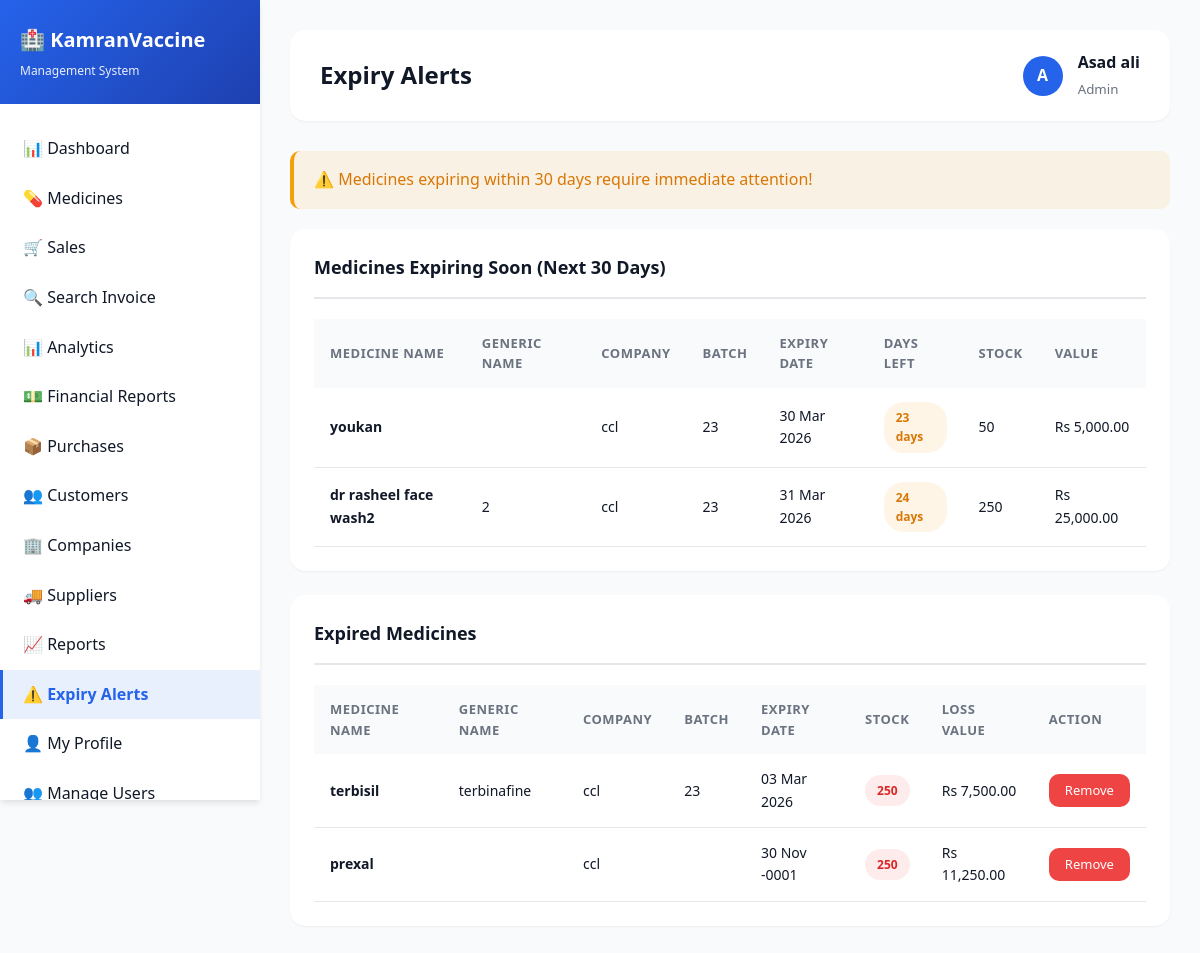
Page /admin/expiry_alert.php (signed in) on the committed database.
### tables this page shows
CREATE TABLE `medicines` (
  `id` int(11) NOT NULL AUTO_INCREMENT,
  `medicine_name` varchar(255) NOT NULL,
  `generic_name` varchar(255) DEFAULT NULL,
  `category_id` int(11) DEFAULT NULL,
  `company_id` int(11) DEFAULT NULL,
  `batch_number` varchar(100) DEFAULT NULL,
  `barcode` varchar(100) DEFAULT NULL,
  `manufacturing_date` date DEFAULT NULL,
  `expiry_date` date DEFAULT NULL,
  `purchase_price` decimal(10,2) NOT NULL,
  `selling_price` decimal(10,2) NOT NULL,
  `mrp` decimal(10,2) DEFAULT NULL,
  `quantity` int(11) DEFAULT 0,
  `reorder_level` int(11) DEFAULT 10,
  `rack_location` varchar(100) DEFAULT NULL,
  `description` text DEFAULT NULL,
  `side_effects` text DEFAULT NULL,
  `dosage` varchar(255) DEFAULT NULL,
  `status` enum('available','out_of_stock','expired') DEFAULT 'available',
  `created_at` timestamp NOT NULL DEFAULT current_timestamp(),
  `updated_at` timestamp NOT NULL DEFAULT current_timestamp() ON UPDATE current_timestamp(),
  PRIMARY KEY (`id`),
  UNIQUE KEY `barcode` (`barcode`),
  KEY `company_id` (`company_id`),
  KEY `category_id` (`category_id`),
  KEY `idx_medicine_name` (`medicine_name`),
  KEY `idx_barcode` (`barcode`),
  KEY `idx_expiry` (`expiry_date`),
  KEY `idx_status` (`status`),
  CONSTRAINT `medicines_ibfk_1` FOREIGN KEY (`company_id`) REFERENCES `companies` (`id`) ON DELETE SET NULL,
  CONSTRAINT `medicines_ibfk_2` FOREIGN KEY (`category_id`) REFERENCES `categories` (`id`) ON DELETE SET NULL
);

CREATE TABLE `companies` (
  `id` int(11) NOT NULL AUTO_INCREMENT,
  `company_name` varchar(255) NOT NULL,
  `contact_person` varchar(255) DEFAULT NULL,
  `phone` varchar(20) DEFAULT NULL,
  `email` varchar(255) DEFAULT NULL,
  `address` text DEFAULT NULL,
  `city` varchar(100) DEFAULT NULL,
  `country` varchar(100) DEFAULT NULL,
  `website` varchar(255) DEFAULT NULL,
  `status` enum('active','inactive') DEFAULT 'active',
  `created_at` timestamp NOT NULL DEFAULT current_timestamp(),
  PRIMARY KEY (`id`),
  KEY `idx_company_name` (`company_name`)
);

### admin/expiry_alert.php (the view, shortened to what this page needs)
<?php
include("includes/header.php");
$expiring_soon = mysqli_query($conn, "SELECT m.*, c.company_name FROM medicines m
    LEFT JOIN companies c ON m.company_id = c.id
    WHERE m.expiry_date <= DATE_ADD(CURDATE(), INTERVAL 30 DAY)
    AND m.expiry_date >= CURDATE()
    ORDER BY m.expiry_date ASC");
$expired = mysqli_query($conn, "SELECT m.*, c.company_name FROM medicines m
    LEFT JOIN companies c ON m.company_id = c.id
    WHERE m.expiry_date < CURDATE()
    ORDER BY m.expiry_date DESC");
?>
<div class="alert alert-warning">
    ⚠️ Medicines expiring within 30 days require immediate attention!
</div>
<div class="card">
    <div class="card-header">
        <h3>Medicines Expiring Soon (Next 30 Days)</h3>
    </div>
    <div class="card-body">
        <div class="table-responsive">
            <table>
                <thead>
                    <tr>
                        <th>Medicine Name</th>
                        <th>Generic Name</th>
                        <th>Company</th>
                        <th>Batch</th>
                        <th>Expiry Date</th>
                        <th>Days Left</th>
                        <th>Stock</th>
                        <th>Value</th>
                    </tr>
                </thead>
                <tbody>
                    <?php while ($med = mysqli_fetch_assoc($expiring_soon)):
                        $days_left = floor((strtotime($med['expiry_date']) - time()) / (60 * 60 * 24));
                    ?>
                    <tr>
                        <td><strong><?php echo $med['medicine_name']; ?></strong></td>
                        <td><?php echo $med['generic_name']; ?></td>
                        <td><?php echo $med['company_name']; ?></td>
                        <td><?php echo $med['batch_number']; ?></td>
                        <td><?php echo date('d M Y', strtotime($med['expiry_date'])); ?></td>
                        <td>
                            <span class="badge badge-warning"><?php echo $days_left; ?> days</span>
                        </td>
                        <td><?php echo $med['quantity']; ?></td>
                        <td>Rs <?php echo number_format($med['quantity'] * $med['purchase_price'], 2); ?></td>
                    </tr>
                    <?php endwhile; ?>
                </tbody>
            </table>
        </div>
    </div>
</div>
<div class="card">
    <div class="card-header">
        <h3>Expired Medicines</h3>
    </div>
    <div class="card-body">
        <div class="table-responsive">
            <table>
                <thead>
                    <tr>
                        <th>Medicine Name</th>
                        <th>Generic Name</th>
                        <th>Company</th>
                        <th>Batch</th>
                        <th>Expiry Date</th>
                        <th>Stock</th>
                        <th>Loss Value</th>
                        <th>Action</th>
                    </tr>
                </thead>
                <tbody>
                    <?php while ($med = mysqli_fetch_assoc($expired)): ?>
                    <tr>
                        <td><strong><?php echo $med['medicine_name']; ?></strong></td>
                        <td><?php echo $med['generic_name']; ?></td>
                        <td><?php echo $med['company_name']; ?></td>
                        <td><?php echo $med['batch_number']; ?></td>
                        <td><?php echo date('d M Y', strtotime($med['expiry_date'])); ?></td>
                        <td><span class="badge badge-danger"><?php echo $med['quantity']; ?></span></td>
                        <td>Rs <?php echo number_format($med['quantity'] * $med['purchase_price'], 2); ?></td>
                        <td>
                            <a href="medicines.php?delete=<?php echo $med['id']; ?>" class="btn btn-danger btn-sm" onclick="return confirm('Remove this expired medicine?')">Remove</a>
                        </td>
                    </tr>
                    <?php endwhile; ?>
                </tbody>
            </table>
        </div>
    </div>
</div>
<?php include("includes/footer.php"); ?>

### css/style.css (style rules this page uses)
:root { --primary-color: #2563eb; --primary-dark: #1e40af; --secondary-color: #10b981; --danger-color: #ef4444; --warning-color: #f59e0b; --info-color: #06b6d4; --dark-color: #1f2937; --light-color: #f9fafb; --border-color: #e5e7eb; --text-primary: #111827; --text-secondary: #6b7280; --shadow-sm: 0 1px 2px 0 rgba(0, 0, 0, 0.05); --shadow-md: 0 4px 6px -1px rgba(0, 0, 0, 0.1); --shadow-lg: 0 10px 15px -3px rgba(0, 0, 0, 0.1); --shadow-xl: 0 20px 25px -5px rgba(0, 0, 0, 0.1); }
* { margin: 0; padding: 0; box-sizing: border-box; }
body { font-family: 'Segoe UI', Tahoma, Geneva, Verdana, sans-serif; background: linear-gradient(135deg, #667eea 0%, #764ba2 100%); min-height: 100vh; color: var(--text-primary); line-height: 1.6; }
.btn { padding: 12px 24px; border: none; border-radius: 10px; font-size: 14px; font-weight: 600; cursor: pointer; transition: all 0.3s ease; text-decoration: none; display: inline-block; text-align: center; white-space: nowrap; }
.btn-danger { background: var(--danger-color); color: white; }
.btn-sm { padding: 6px 16px; font-size: 13px; min-width: 70px; font-weight: 500; }
.card { background: white; border-radius: 15px; padding: 24px; box-shadow: var(--shadow-sm); margin-bottom: 24px; transition: all 0.3s ease; }
.card-header { margin-bottom: 20px; padding-bottom: 15px; border-bottom: 2px solid var(--border-color); }
.card-header h3 { font-size: 18px; color: var(--text-primary); font-weight: 600; }
.card-body { padding: 0; }
.table-responsive { overflow-x: auto; }
table { width: 100%; border-collapse: collapse; }
table thead { background: var(--light-color); }
table th { padding: 14px 16px; text-align: left; font-weight: 600; font-size: 13px; color: var(--text-secondary); text-transform: uppercase; letter-spacing: 0.5px; }
table td { padding: 14px 16px; border-bottom: 1px solid var(--border-color); font-size: 14px; }
.badge { padding: 6px 12px; border-radius: 20px; font-size: 12px; font-weight: 600; display: inline-block; }
.badge-danger { background: rgba(239, 68, 68, 0.1); color: #dc2626; }
.badge-warning { background: rgba(245, 158, 11, 0.1); color: #d97706; }
.alert { padding: 16px 20px; border-radius: 10px; margin-bottom: 20px; display: flex; align-items: center; gap: 12px; }
.alert-warning { background: rgba(245, 158, 11, 0.1); color: #d97706; border-left: 4px solid #f59e0b; }

### rows in the picture
medicines: medicine_name "youkan", company.company_name "ccl", batch_number "23", expiry_date "30 Mar 2026", expiry_date "23", quantity "50", $med['quantity'] * $med['purchase_price'] "5,000.00"
medicines: medicine_name "dr rasheel face wash2", generic_name "2", company.company_name "ccl", batch_number "23", expiry_date "31 Mar 2026", expiry_date "24", quantity "250", $med['quantity'] * $med['purchase_price'] "25,000.00"
medicines: medicine_name "terbisil", generic_name "terbinafine", company.company_name "ccl", batch_number "23", expiry_date "03 Mar 2026", quantity "250", $med['quantity'] * $med['purchase_price'] "7,500.00"
medicines: medicine_name "prexal", company.company_name "ccl", expiry_date "30 Nov -0001", quantity "250", $med['quantity'] * $med['purchase_price'] "11,250.00"

### other values in the picture
$store_settings['store_name'] "KamranVaccine"
$store_settings['store_tagline'] "Management System"
$page_title "Expiry Alerts"
substr($_SESSION['full_name'], 0, 1) "A"
$_SESSION['full_name'] "Asad ali"
$_SESSION['role'] "Admin"
